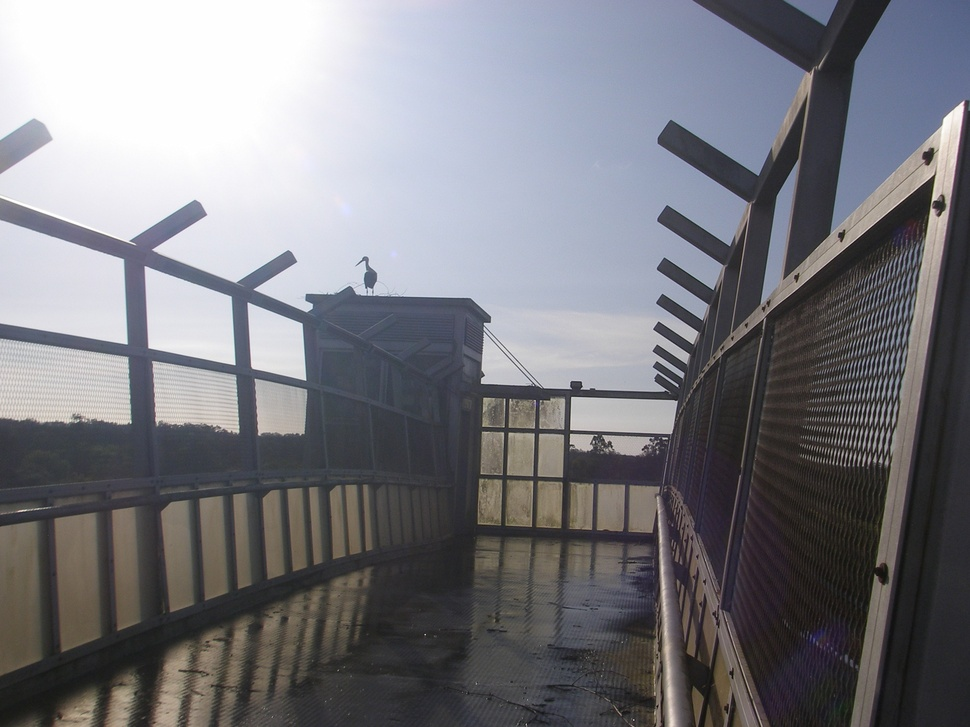
#> input picture images/gui.JPG, 970 x 727 px, shrunk from 2816 x 2112 before the run
$ python ex8.5.py -p ../images/gui.JPG   (older library calls are emulated)
#> lines starting #> are read from the running program, lines starting #| are printed output that depends on the picture
import os
import re
import glob
import sys
import argparse

import numpy as np
import cv2


def find_right_for_left(left_path):
	cand = left_path.replace('left', 'right', 1)
	if os.path.exists(cand):
		return cand

	base = os.path.basename(left_path)
	d = os.path.dirname(left_path)
	m = re.search(r"(\d+)", base)
	if m:
		num = m.group(1)
		candidates = sorted(glob.glob(os.path.join(d, f"*{num}.*")))
		for c in candidates:
			if 'right' in os.path.basename(c).lower():
				return c

	rights = sorted(glob.glob(os.path.join(d, 'right*.*')))
	if rights:
		return rights[0]

	return None


def draw_horizontal_grid(img, step=25, color=(0, 255, 0), thickness=1):
	h, w = img.shape[:2]
	for y in range(0, h, step):
		cv2.line(img, (0, y), (w - 1, y), color, thickness, cv2.LINE_AA)


def row_mouse_handler(event, x, y, flags, params):
	if event != cv2.EVENT_LBUTTONDOWN:
		return

	print('left click')
	print(f"{params['name']} point: ({x}, {y})")

	self_img = params['self_img']
	other_img = params['other_img']
	self_clean = params['self_clean']
	other_clean = params['other_clean']

	self_img[:] = self_clean
	other_img[:] = other_clean

	# Mark selected point in current image and corresponding row in the other image.
	color = np.random.randint(0, 255, 3).tolist()
	cv2.circle(self_img, (x, y), 4, color, -1, cv2.LINE_AA)
	cv2.line(other_img, (0, y), (other_img.shape[1] - 1, y), color, 2, cv2.LINE_AA)

	cv2.imshow(params['self_window'], self_img)
	cv2.imshow(params['other_window'], other_img)


def main():
	ap = argparse.ArgumentParser(description='Stereo image rectification and row alignment visualization')
	ap.add_argument('--left-pattern', '-p', default='..//images//left*.jpg', help='Glob pattern for left images')
	ap.add_argument('--index', '-i', type=int, default=0, help='Index of the left image to pick from pattern')
	ap.add_argument('--left', help='Explicit left image path (overrides pattern)')
	ap.add_argument('--right', help='Explicit right image path')
	ap.add_argument('--step', type=int, default=25, help='Row spacing for horizontal guide lines')
	ap.add_argument('--no-interactive', dest='interactive', action='store_false', help='Disable click interaction')
	ap.set_defaults(interactive=True)
	args = ap.parse_args()

	if not os.path.exists('stereoParams.npz'):
		print('stereoParams.npz not found. Run ex8.2.py first.')
		sys.exit(1)

	data = np.load('stereoParams.npz')
#> (reads #08 - StereoVision/stereoParams.npz from the repository)
	intrinsics1 = data['intrinsics1']
	distortion1 = np.asarray(data['distortion1']).ravel()
	intrinsics2 = data['intrinsics2']
	distortion2 = np.asarray(data['distortion2']).ravel()
	R = data['R']
	T = data['T']

	if args.left:
		left_path = args.left
	else:
		left_files = sorted(glob.glob(args.left_pattern))
		if len(left_files) == 0:
			print('No left images found for pattern:', args.left_pattern)
			sys.exit(1)
		idx = args.index
		if idx < 0 or idx >= len(left_files):
			idx = 0
		left_path = left_files[idx]

	if args.right:
		right_path = args.right
	else:
		right_path = find_right_for_left(left_path)
		if right_path is None:
			print('Could not find matching right image for', left_path)
			sys.exit(1)

	print('Using pair:')
	print('  left :', left_path)
	print('  right:', right_path)

	imgL = cv2.imread(left_path)
#> imgL is the input picture: shape (727, 970, 3); mean B, G, R 126.7, 121.2, 121.2
	imgR = cv2.imread(right_path)
	if imgL is None or imgR is None:
		print('Failed to read images')
		sys.exit(1)

	if imgL.shape[:2] != imgR.shape[:2]:
		print('Left and right images must have the same size for rectification')
		sys.exit(1)

	height, width = imgL.shape[:2]
#> height = 727; width = 970

	R1 = np.zeros(shape=(3, 3), dtype=np.float64)
	R2 = np.zeros(shape=(3, 3), dtype=np.float64)
	P1 = np.zeros(shape=(3, 4), dtype=np.float64)
	P2 = np.zeros(shape=(3, 4), dtype=np.float64)
	Q = np.zeros(shape=(4, 4), dtype=np.float64)

	R1, R2, P1, P2, Q, roi1, roi2 = cv2.stereoRectify(
		intrinsics1,
		distortion1,
		intrinsics2,
		distortion2,
		(width, height),
		R,
		T,
		flags=cv2.CALIB_ZERO_DISPARITY,
		alpha=-1,
		newImageSize=(0, 0),
	)
#> roi1 = (86, 139, 488, 272); roi2 = (24, 0, 946, 727)

	print('InitUndistortRectifyMap')
	map1x, map1y = cv2.initUndistortRectifyMap(
		intrinsics1,
		distortion1,
		R1,
		P1,
		(width, height),
		cv2.CV_32FC1,
	)
	map2x, map2y = cv2.initUndistortRectifyMap(
		intrinsics2,
		distortion2,
		R2,
		P2,
		(width, height),
		cv2.CV_32FC1,
	)

	rectL = cv2.remap(imgL, map1x, map1y, cv2.INTER_LINEAR)
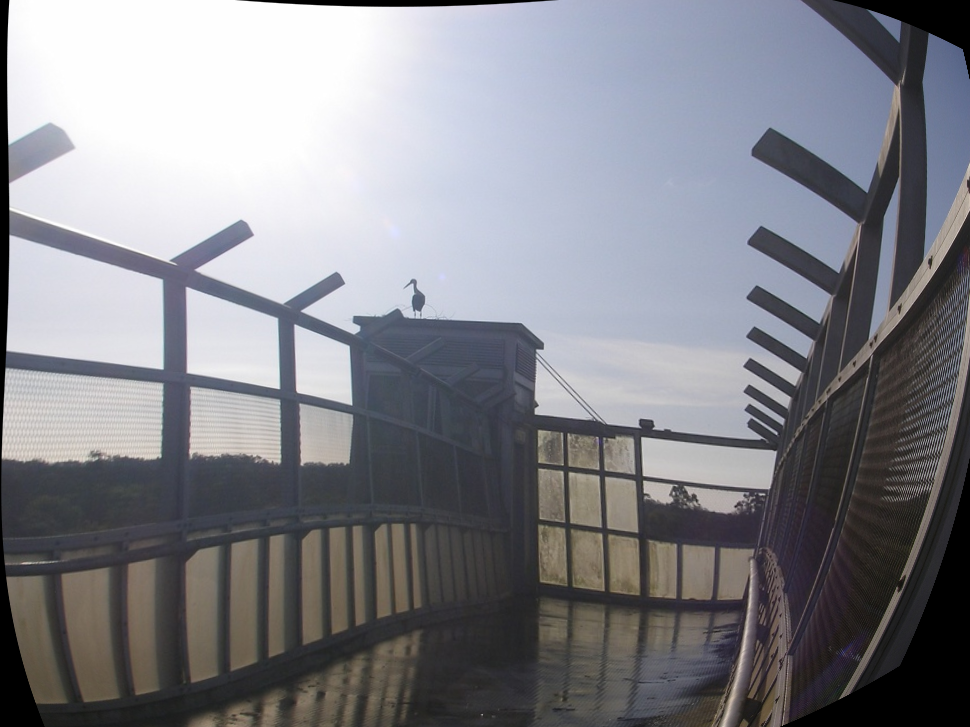
#> rectL: shape (727, 970, 3); mean B, G, R 137.2, 131, 130.5
	rectR = cv2.remap(imgR, map2x, map2y, cv2.INTER_LINEAR)
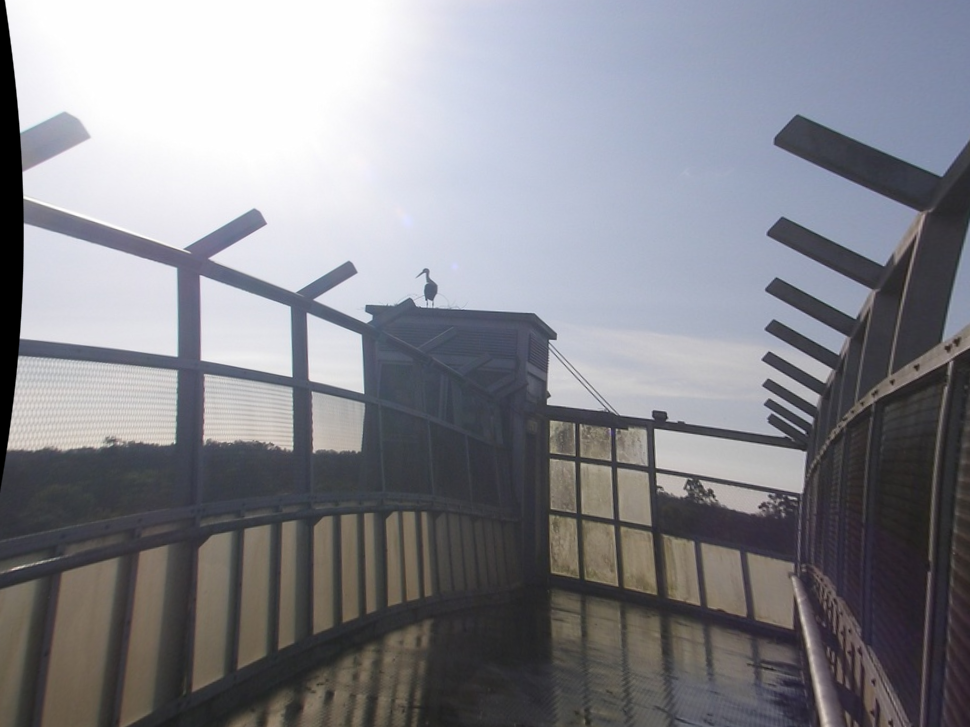
#> rectR: shape (727, 970, 3); mean B, G, R 140.3, 133.8, 133.4

	rectL_grid = rectL.copy()
	rectR_grid = rectR.copy()
	draw_horizontal_grid(rectL_grid, step=max(1, args.step))
#> after the loop in draw_horizontal_grid, `for y in range(0, h, step):`:
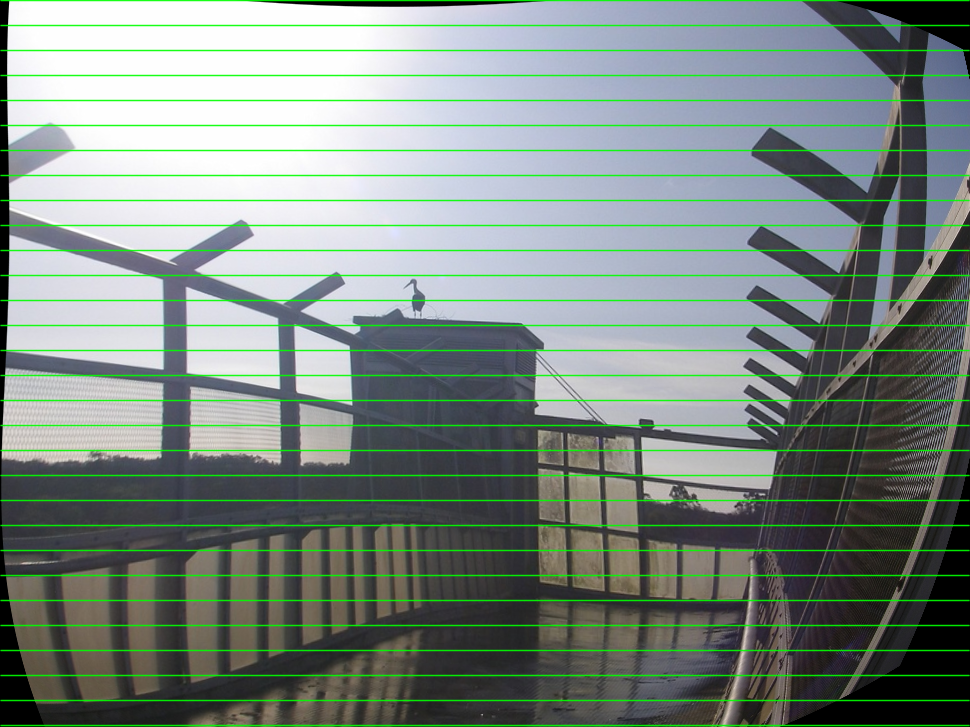
#> img: shape (727, 970, 3); mean B, G, R 129.7, 138, 123.4
	draw_horizontal_grid(rectR_grid, step=max(1, args.step))
#> call 2 of draw_horizontal_grid, with step = 25, color = (0, 255, 0), thickness = 1
#> after the loop in draw_horizontal_grid (call 2), `for y in range(0, h, step):`:
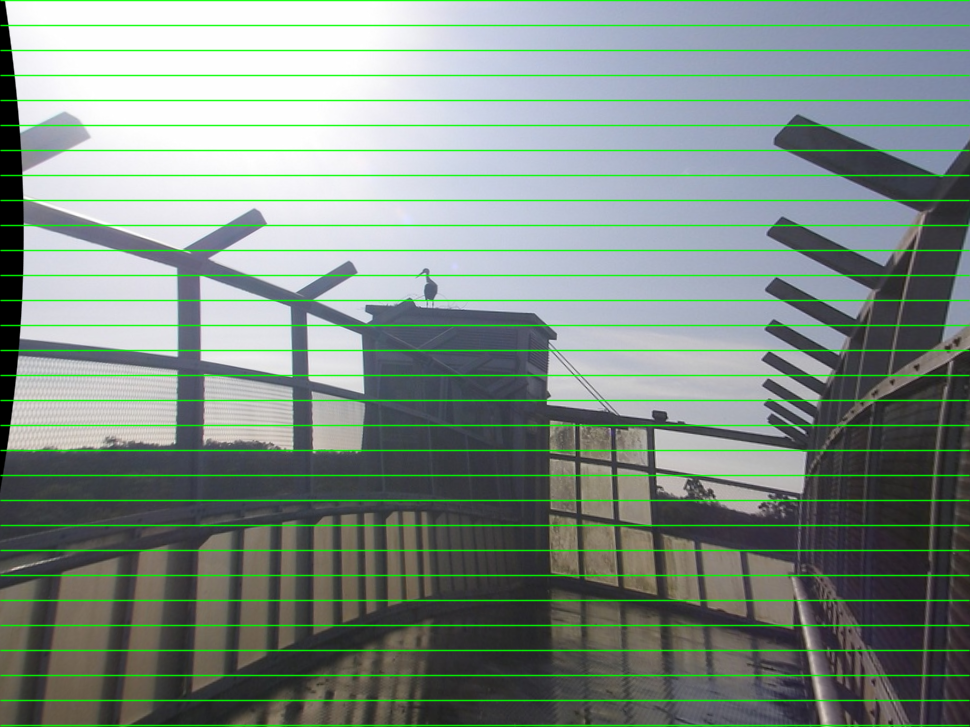
#> img: shape (727, 970, 3); mean B, G, R 132.6, 140.5, 126

	winL = 'Left rectified'
	winR = 'Right rectified'
	cv2.imshow(winL, rectL_grid)
	cv2.imshow(winR, rectR_grid)

	if args.interactive:
		print('Interactive mode: click a point to show corresponding row in the other image.')
		baseL = rectL_grid.copy()
		baseR = rectR_grid.copy()
		params_left = {
			'name': 'Left',
			'self_img': rectL_grid,
			'other_img': rectR_grid,
			'self_clean': baseL,
			'other_clean': baseR,
			'self_window': winL,
			'other_window': winR,
		}
		params_right = {
			'name': 'Right',
			'self_img': rectR_grid,
			'other_img': rectL_grid,
			'self_clean': baseR,
			'other_clean': baseL,
			'self_window': winR,
			'other_window': winL,
		}

		cv2.setMouseCallback(winL, row_mouse_handler, params_left)
		cv2.setMouseCallback(winR, row_mouse_handler, params_right)

	print('Press any key to exit.')
	cv2.waitKey(-1)
	cv2.destroyAllWindows()


if __name__ == '__main__':
	main()
